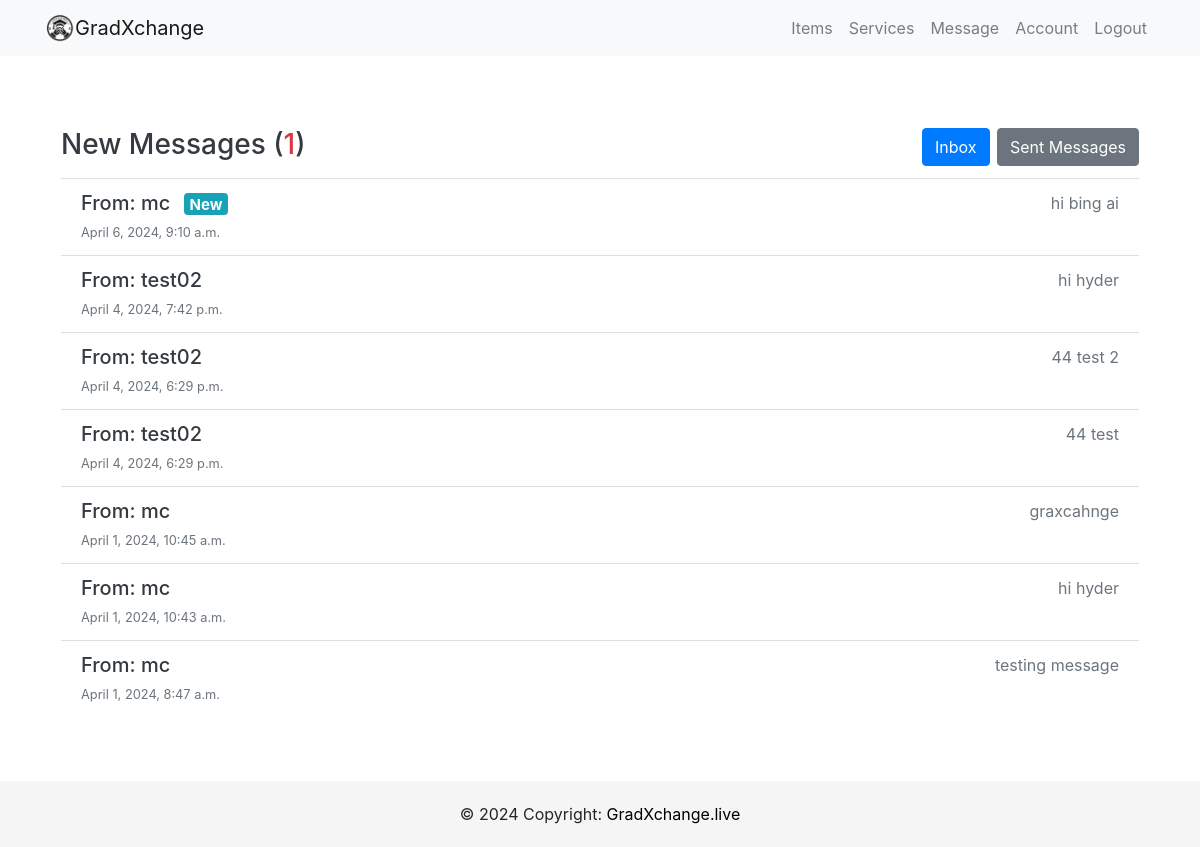
The page /inbox/ (signed in) on the database as committed earlier.
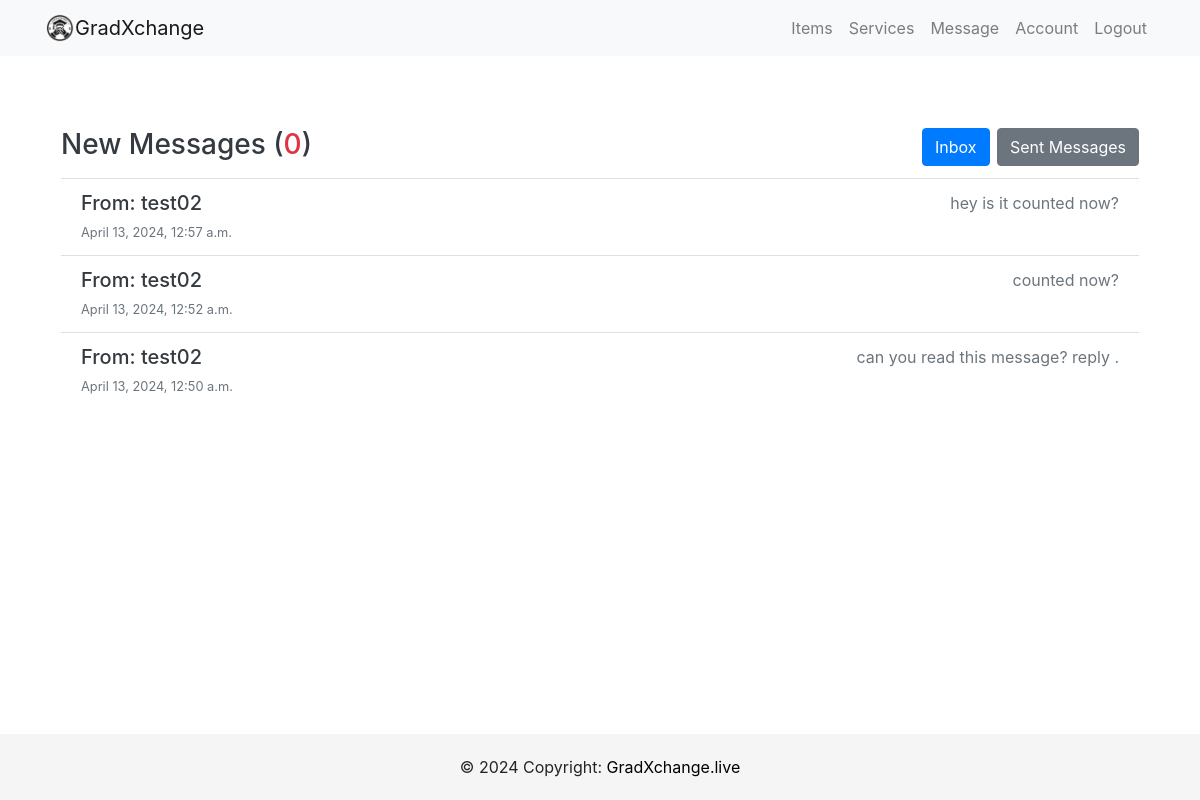
The same page on the database as committed later.
### users/models.py (models this page shows, shortened)
class Message(models.Model):
    sender = models.ForeignKey(Profile, on_delete=models.SET_NULL, null=True, blank=True)
    recipient = models.ForeignKey(Profile, on_delete=models.SET_NULL, null=True, blank=True, related_name="messages")
    name = models.CharField(max_length=200, null=True, blank=True)
    email = models.EmailField(max_length=200, null=True, blank=True)
    subject = models.CharField(max_length=200, null=True, blank=True)
    body = models.TextField()
    is_read = models.BooleanField(default=False, null=True)
    created = models.DateTimeField(auto_now_add=True)
    id = models.UUIDField(default=uuid.uuid4,unique=True,primary_key=True, editable=False)
    class Meta:
        ordering = ['is_read', '-created']

class Profile(models.Model):
    user = models.OneToOneField(User, on_delete=models.CASCADE)
    image = models.ImageField(default='profilepic.jpg', upload_to='profile_picture')
    location =models.CharField(max_length=100)
    about_me = models.CharField(max_length=200, null=True, blank=True)
    phone_regex = RegexValidator(
        regex=r'^\+?60?\d{9,10}$',
        message="Phone number must be entered in the format: '+60123456789'. With country code +60 and up to 10 digits allowed."
    )
    phone = models.CharField(validators=[phone_regex], max_length=17, blank=True)  # Optional: adjust max_length as needed
    whatsapp_regex = RegexValidator(
        regex=r'^\+?60?\d{9,10}$',
        message="Whatsapp number must be entered in the format: '+60123456789'. With country code +60 and up to 10 digits allowed."
    )
    whatsapp = models.CharField(validators=[whatsapp_regex], max_length=17, blank=True)
    def __str__(self):
        return self.user.username

### users/views.py (the view)
# urls.py: path('inbox/', user_views.inbox, name='inbox'),
@login_required
def inbox(request):
    request.session['last_page'] = 'inbox'
    profile = request.user.profile
    messageRequests = Message.objects.filter(recipient=profile)
    unreadCount = messageRequests.filter(is_read=False).count()
    context = {
        'messageRequests': messageRequests,
        'unreadCount': unreadCount
    }
    return render(request, 'users/inbox.html', context)

### users/templates/users/inbox.html
{% extends 'users/base.html' %}
{% block body %}
<div class="container">
    <div class="inbox my-5 p-3">
        <div class="content-box bg-white rounded shadow-sm">
            <h3 class="inbox__title text-dark py-2">
                New Messages (<span class="text-danger">{{ unreadCount }}</span>)
                <div class="float-right">
                    <a href="{% url 'inbox' %}" class="btn btn-primary">Inbox</a>
                    <a href="{% url 'sent_messages' %}" class="btn btn-secondary">Sent Messages</a>
                </div>
            </h3>
            <ul class="list-group list-group-flush">
                {% for message in messageRequests %}
                <li class="list-group-item list-group-item-action flex-column align-items-start">
                    <a href="{% url 'message' message.id %}"
                        class="d-flex w-100 justify-content-between text-decoration-none text-dark">
                        <div>
                            <h5 class="mb-1 message__author">
                                From: {{message.sender}}
                                {% if not message.is_read %}
                                <span class="ml-2 badge badge-info">New</span>
                                {% endif %}
                            </h5>
                            <small class="message__date text-muted">{{ message.created }}</small>
                        </div>
                        <div class="text-right">
                            <p class="mb-1 message__subject text-muted">
                                {% if message.subject %}
                                {{ message.subject|truncatechars:40 }}
                                {% else %}
                                {{ message.body|truncatechars:40 }}
                                {% endif %}
                            </p>
                        </div>
                    </a>
                </li>
                {% endfor %}
            </ul>
        </div>
    </div>
</div>
{% endblock %}

### users/templates/users/base.html (shortened to what this page needs)
{% load static %}
<!DOCTYPE html>
<html lang="en">
<head>
    <link rel="stylesheet" href="https://cdn.jsdelivr.net/npm/bootstrap@4.0.0/dist/css/bootstrap.min.css"
>
    <link rel="stylesheet" href="{% static 'css/style.css' %}">
    <link href="https://cdnjs.cloudflare.com/ajax/libs/font-awesome/5.15.1/css/all.min.css" rel="stylesheet">
</head>
<body>
    <nav class="navbar navbar-expand-lg navbar-light bg-light">
        <div class="container">
            <a class="navbar-brand" href="{%url 'home' %}"> <img src="{% static 'pictures/logogxc.jpg' %}" width="30"
                    height="30" class="d-inline-block align-top" style="border-radius: 50%;" alt="">GradXchange </a>
            <div class="collapse navbar-collapse" id="navbarSupportedContent">
                <ul class="navbar-nav ml-auto">
                    <li class="nav-item">
                        <a class="nav-link" href="{% url 'item:index' %}">Items</a>
                    </li>
                    <li class="nav-item ">
                        <a class="nav-link" href="{% url 'service:index' %}">Services</a>
                    </li>
                    {% if user.is_authenticated %}
                    <li class="nav-item">
                        <a class="nav-link " href="{% url 'inbox' %}">Message</a>
                    </li>
                    <li class="nav-item">
                        <a class="nav-link" href="{% url 'account' request.user.username %}">Account</a>
                    </li>
                    <li class="nav-item">
                        <a href="#" class="nav-link"
                            onclick="document.getElementById('logout-form').submit(); return false;">Logout</a>
                    </li>
                    {% else %}
                    <li class="nav-item">
                        <a class="nav-link" href="{% url 'login' %}">Login</a>
                    </li>
                    {% endif %}
                </ul>
            </div>
    </nav>
    {% block body %}
    {% endblock %}
    <footer class="footer">
        <div class="text-center p-3">
            © 2024 Copyright:
            <a class="text-body" href="#" style="color: black;">GradXchange.live</a>
        </div>
    </footer>
</body>
</html>

### static/css/style.css (style rules this page uses)
html, body { height: 100%; margin: 0; padding: 0; }
body { display: flex; flex-direction: column; }
.footer { background-color: whitesmoke; text-align: center; padding: 5px 0; margin-top: auto; }

Rows that differ between the two databases and show on the page:
removed Message: sender "mc", is_read "New", created "April 6, 2024, 9:10 a.m.", subject "hi bing ai"
removed Message: sender "test02", created "April 4, 2024, 7:42 p.m.", subject "hi hyder"
removed Message: sender "test02", created "April 4, 2024, 6:29 p.m.", subject "44 test 2"
removed Message: sender "test02", created "April 4, 2024, 6:29 p.m.", subject "44 test"
removed Message: sender "mc", created "April 1, 2024, 10:45 a.m.", subject "graxcahnge"
removed Message: sender "mc", created "April 1, 2024, 10:43 a.m.", subject "hi hyder"
removed Message: sender "mc", created "April 1, 2024, 8:47 a.m.", subject "testing message"
added Message: sender "test02", created "April 13, 2024, 12:57 a.m.", body "hey is it counted now?"
added Message: sender "test02", created "April 13, 2024, 12:52 a.m.", body "counted now?"
added Message: sender "test02", created "April 13, 2024, 12:50 a.m.", body "can you read this message? reply ."
Other text that changed with them:
{{ unreadCount }}: "1" → "0"
